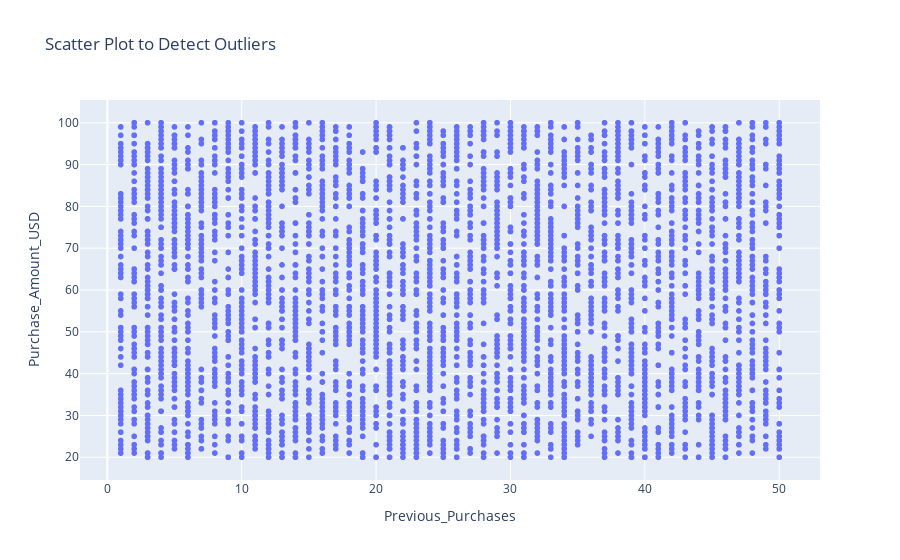

This figure's notebook cell:
### Code cell
fig = px.scatter(data, x='Previous_Purchases', y='Purchase_Amount_USD', title='Scatter Plot to Detect Outliers')

fig.show()

### Figure 1 — Plotly figure (JSON) as saved in the notebook; plotly's stock layout.template omitted (floating-point values rounded to 4 significant figures; data arrays with more than 128 entries replaced by an {"elided": "..."} marker saying what was removed)
{"data": [{"hovertemplate": "Previous_Purchases=%{x}<br>Purchase_Amount_USD=%{y}<extra></extra>", "legendgroup": "", "marker": {"color": "#636efa", "symbol": "circle"}, "mode": "markers", "name": "", "showlegend": false, "type": "scattergl", "x": {"elided": "3900 int values"}, "xaxis": "x", "y": {"elided": "3900 int values"}, "yaxis": "y"}], "layout": {"legend": {"tracegroupgap": 0}, "title": {"text": "Scatter Plot to Detect Outliers"}, "xaxis": {"anchor": "y", "domain": [0, 1], "title": {"text": "Previous_Purchases"}}, "yaxis": {"anchor": "x", "domain": [0, 1], "title": {"text": "Purchase_Amount_USD"}}}}
